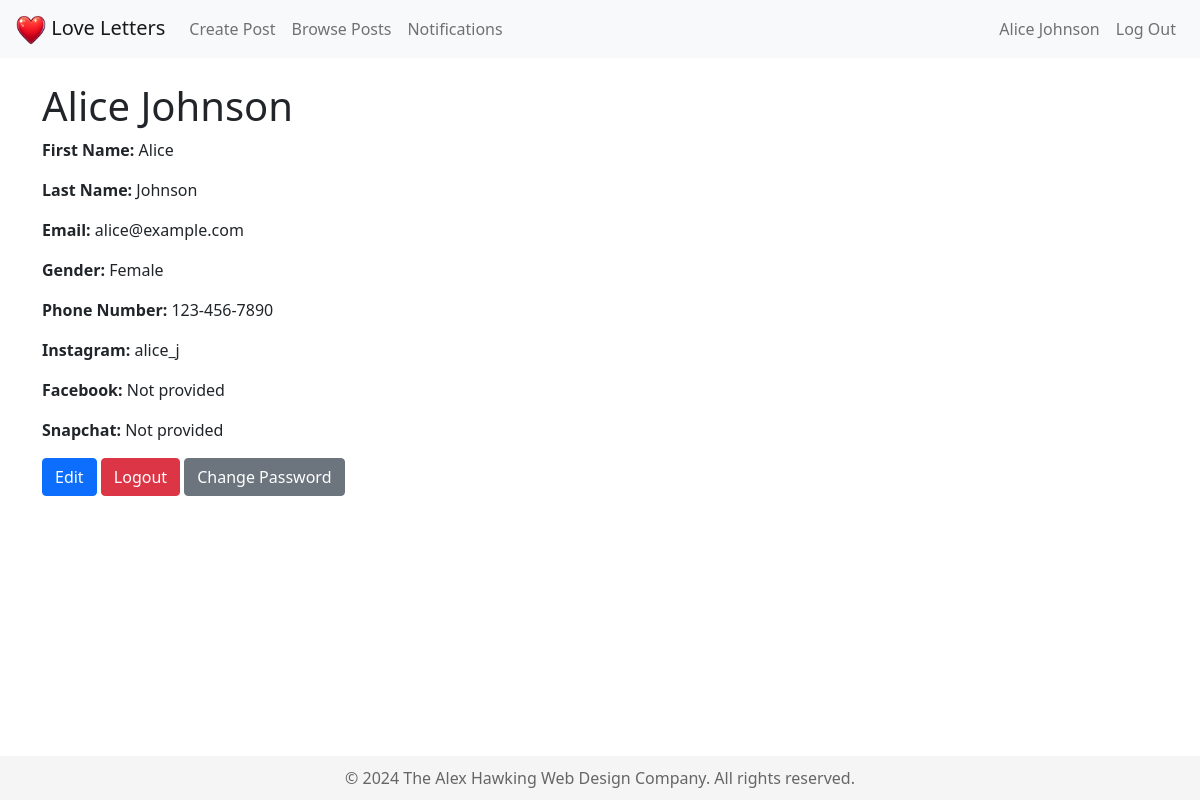
The app's page /auth/account (signed in) with its own data.
### models.py (models this page shows)
class User(db.Model):
    user_id = db.Column(db.Integer, primary_key=True)
    first_name = db.Column(db.String(100), nullable=False)
    last_name = db.Column(db.String(100), nullable=False)
    gender = db.Column(db.String(50))
    email = db.Column(db.String(100), unique=True, nullable=False)
    password_hash = db.Column(db.String(128), nullable=False)
    phone_number = db.Column(db.String(50))
    socials = db.Column(JSON)
    posts = db.relationship("Post", backref="author", lazy=True)
    replies = db.relationship("Reply", backref="replier", lazy=True)

### blueprints/auth.py (the view, shortened to what this page needs)
@auth.route("/account", methods=["GET", "POST"])
def account():
    if "user_id" not in session:
        flash("You must be logged in to access this page.", "danger")
        return redirect(url_for("auth.login"))
    user = User.query.get(session["user_id"])
    if not user:
        flash("User not found.", "danger")
        return redirect(url_for("auth.login"))
    if user.socials:
        socials = json.loads(user.socials)
        user.instagram = socials.get("instagram", "")
        user.facebook = socials.get("facebook", "")
        user.snapchat = socials.get("snapchat", "")
    return render_template("account.html", user=user)

### templates/account.html (shortened to what this page needs)
{% extends "base.html" %}
{% block content %}
<div class="container mt-4">
  <h1>{{ user.first_name }} {{ user.last_name }}</h1>
  <p><strong>First Name:</strong> {{ user.first_name }}</p>
  <p><strong>Last Name:</strong> {{ user.last_name }}</p>
  <p><strong>Email:</strong> {{ user.email }}</p>
  <p><strong>Gender:</strong> {{ user.gender or 'Not provided' }}</p>
  <p><strong>Phone Number:</strong> {{ user.phone_number or 'Not provided' }}</p>
  <p><strong>Instagram:</strong> {{ user.instagram or 'Not provided' }}</p>
  <p><strong>Facebook:</strong> {{ user.facebook or 'Not provided' }}</p>
  <p><strong>Snapchat:</strong> {{ user.snapchat or 'Not provided' }}</p>
  <button class="btn btn-primary" id="editButton">Edit</button>
  <a href="{{ url_for('auth.logout') }}" class="btn btn-danger">Logout</a>
  <button class="btn btn-secondary" id="changePasswordButton">Change Password</button>
</div>
{% endblock %}

### static/css/style.css (style rules this page uses)
html, body { height: 100%; margin: 0; padding: 0; display: flex; flex-direction: column; }

### records on screen
User: first_name "Alice", last_name "Johnson", email "alice@example.com", gender "Female", phone_number "123-456-7890"

### other values on screen
{{ session['user_name'] }} "Alice Johnson"
{{ user.instagram or 'Not provided' }} "alice_j"
{{ user.facebook or 'Not provided' }} "Not provided"
{{ user.snapchat or 'Not provided' }} "Not provided"
